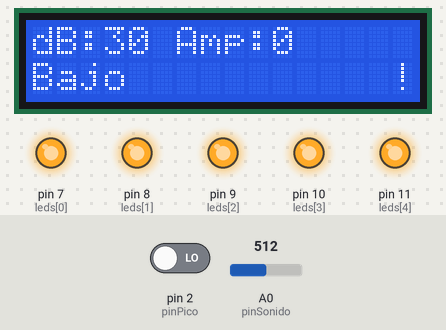
Simulated run of this sketch. Board: Arduino Uno, built with avr-gcc and run on an emulated ATmega328P. Shown: 16×2 character LCD, output pins drawn as LEDs (lit = HIGH). The test bench sets the inputs (shaded band); at power-on: pin 2 (pinPico) LOW, A0 (pinSonido) = 512. What the sketch prints to the serial monitor is not drawn.

Above: at 2.2 s.
2.3 s: pin 2 (pinPico) driven HIGH
At 3.5 s:
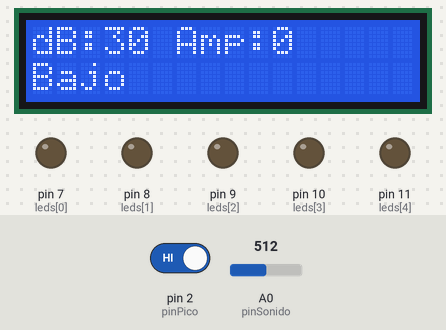
3.8 s: A0 (pinSonido) set to 716
At 4.9 s:
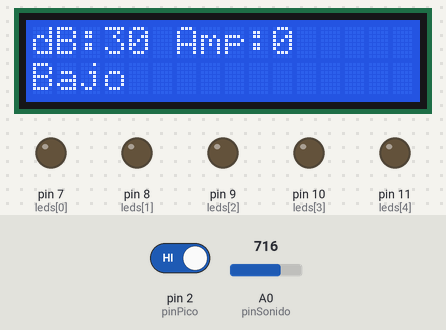
5.3 s: A0 (pinSonido) set to 900
At 6.5 s:
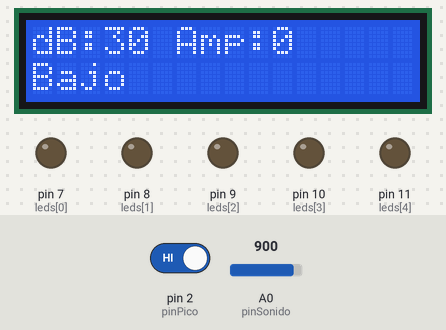
6.8 s: pin 2 (pinPico) driven LOW
At 7.6 s:
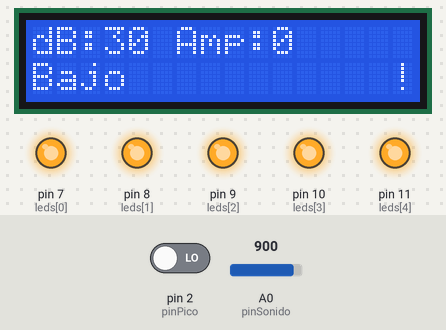
8.3 s: A0 (pinSonido) set to 928
Timing chart, 0 to 10.8 s (numbered marks = the images above; inputs shaded):
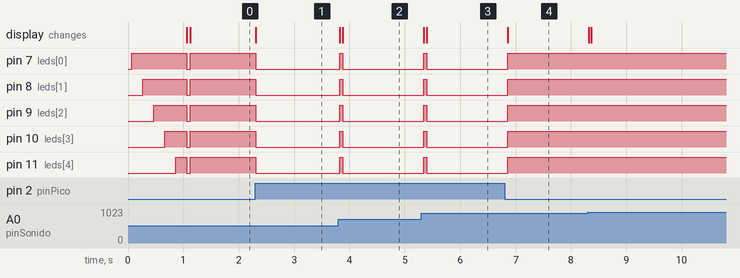

The sketch:

Proyecto.ino
```cpp
#include <LiquidCrystal.h>

// ---------- Pines ----------
LiquidCrystal lcd(13, 12, 6, 5, 4, 3);  // RS, E, D4, D5, D6, D7

const int pinSonido = A0;                // salida analógica
const int pinPico = 2;                   // salida digital (D0)
const int leds[5] = {7, 8, 9, 10, 11};

// ---------- Ajustes ----------
const int ESCALA = 15;       // más bajo = más sensible
const int RUIDO_MIN = 2;     // amplitud mínima para encender el primer LED
const int NIVEL_PICO = LOW;  // cambia a HIGH si D0 funciona al revés

void setup() {
  Serial.begin(9600);
  lcd.begin(16, 2);
  pinMode(pinPico, INPUT);
  for (int i = 0; i < 5; i++) {
    pinMode(leds[i], OUTPUT);
  }

  lcd.print("Medidor de dB");
  // Secuencia de arranque para comprobar los LEDs
  for (int i = 0; i < 5; i++) {
    digitalWrite(leds[i], HIGH);
    delay(200);
  }
  for (int i = 0; i < 5; i++) {
    digitalWrite(leds[i], LOW);
  }
  lcd.clear();
}

void loop() {
  // 1. Medir amplitud durante 50 ms
  unsigned long inicio = millis();
  int minimo = 1023;
  int maximo = 0;
  while (millis() - inicio < 50) {
    int lectura = analogRead(pinSonido);
    if (lectura < minimo) minimo = lectura;
    if (lectura > maximo) maximo = lectura;
  }
  int amplitud = maximo - minimo;

  bool pico = (digitalRead(pinPico) == NIVEL_PICO);

  // 2. Convertir a dB aproximados (30 = silencio, 100 = muy fuerte)
  int ampLimitada = constrain(amplitud, 0, ESCALA);
  int db = map(ampLimitada, 0, ESCALA, 30, 100);

  // 3. Pantalla
  lcd.setCursor(0, 0);
  lcd.print("dB:");
  lcd.print(db);
  lcd.print(" Amp:");
  lcd.print(amplitud);
  lcd.print("   ");

  lcd.setCursor(0, 1);
  if (db < 50) {
    lcd.print("Bajo          ");
  } else if (db < 75) {
    lcd.print("Normal        ");
  } else {
    lcd.print("Muy alto!     ");
  }

  lcd.setCursor(15, 1);
  lcd.print(pico ? "!" : " ");

  // 4. LEDs (barra de 0 a 5)
  int cantidadLeds = map(ampLimitada, 0, ESCALA, 0, 5);
  if (amplitud >= RUIDO_MIN && cantidadLeds < 1) {
    cantidadLeds = 1;
  }
  if (pico) {
    cantidadLeds = 5;
  }
  for (int i = 0; i < 5; i++) {
    digitalWrite(leds[i], i < cantidadLeds ? HIGH : LOW);
  }

  Serial.print("Amp: ");
  Serial.print(amplitud);
  Serial.print("  D0: ");
  Serial.println(pico);
}
```

Measured:
- after the input at 2.3 s, pin 7 (leds[0]), pin 8 (leds[1]), pin 9 (leds[2]), pin 10 (leds[3]), pin 11 (leds[4]): HIGH → LOW at once; the display: changes at once (image 1)
- after the input at 3.8 s, pin 7 (leds[0]), pin 8 (leds[1]), pin 9 (leds[2]), pin 10 (leds[3]), pin 11 (leds[4]): LOW → HIGH at once, → LOW 0.05 s later; the display: first changes at once (image 2 shows a later state)
- after the input at 5.3 s, pin 7 (leds[0]), pin 8 (leds[1]), pin 9 (leds[2]), pin 10 (leds[3]), pin 11 (leds[4]): LOW → HIGH at once, → LOW 0.05 s later; the display: first changes at once (image 3 shows a later state)
- after the input at 6.8 s, pin 7 (leds[0]), pin 8 (leds[1]), pin 9 (leds[2]), pin 10 (leds[3]), pin 11 (leds[4]): LOW → HIGH after 0.06 s; the display: changes after 0.06 s (image 4)
